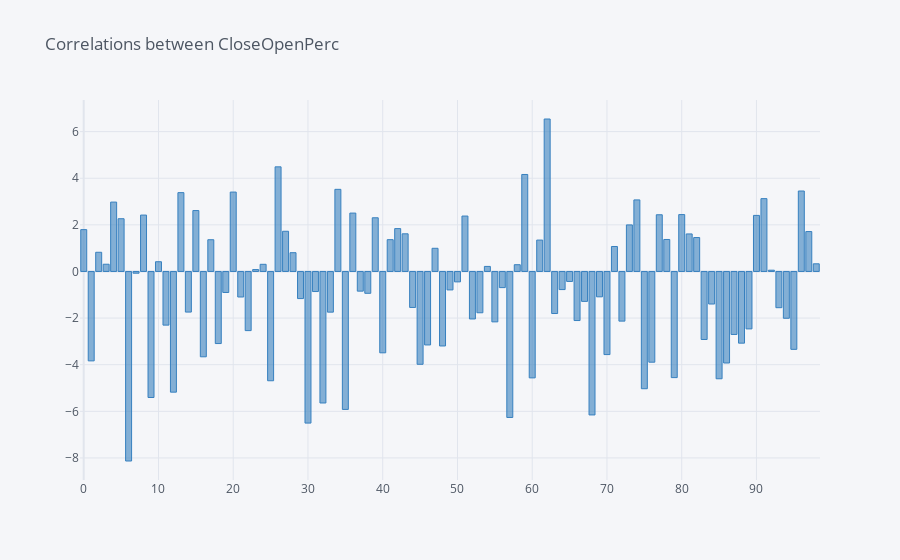

The code cell stored with this chart in its notebook:
### Code cell
numberofBackCorrelations = 100

correlationsValue = []

for i in range(1,numberofBackCorrelations):
    correlationsValue.append(instrument.CloseOpenPerc.corr(instrument.BodyRangePerc.shift(i)) * 100)
    #print(correlationsValue[i-1])

correlationsValue = pd.DataFrame(correlationsValue)
correlationsValue.iplot(kind='bar', color="blue", title="Correlations between CloseOpenPerc")

### Figure 1 — Plotly figure (JSON) as saved in the notebook; plotly's stock layout.template omitted (floating-point values rounded to 4 significant figures)
{"data": [{"marker": {"color": "rgba(55, 128, 191, 0.6)", "line": {"color": "rgba(55, 128, 191, 1.0)", "width": 1}}, "name": "0", "orientation": "v", "text": "", "type": "bar", "x": [0, 1, 2, 3, 4, 5, 6, 7, 8, 9, 10, 11, 12, 13, 14, 15, 16, 17, 18, 19, 20, 21, 22, 23, 24, 25, 26, 27, 28, 29, 30, 31, 32, 33, 34, 35, 36, 37, 38, 39, 40, 41, 42, 43, 44, 45, 46, 47, 48, 49, 50, 51, 52, 53, 54, 55, 56, 57, 58, 59, 60, 61, 62, 63, 64, 65, 66, 67, 68, 69, 70, 71, 72, 73, 74, 75, 76, 77, 78, 79, 80, 81, 82, 83, 84, 85, 86, 87, 88, 89, 90, 91, 92, 93, 94, 95, 96, 97, 98], "y": [1.795, -3.837, 0.8235, 0.3104, 2.976, 2.263, -8.132, -0.07501, 2.42, -5.407, 0.4175, -2.302, -5.179, 3.382, -1.742, 2.613, -3.661, 1.361, -3.093, -0.9011, 3.406, -1.096, -2.537, 0.08133, 0.3072, -4.689, 4.489, 1.725, 0.8054, -1.163, -6.505, -0.8615, -5.643, -1.746, 3.524, -5.918, 2.504, -0.8447, -0.937, 2.304, -3.49, 1.364, 1.839, 1.616, -1.544, -3.982, -3.153, 0.9943, -3.196, -0.7913, -0.447, 2.377, -2.038, -1.772, 0.2165, -2.162, -0.6933, -6.264, 0.2898, 4.161, -4.566, 1.347, 6.541, -1.805, -0.7774, -0.428, -2.106, -1.284, -6.156, -1.089, -3.566, 1.072, -2.13, 1.997, 3.07, -5.031, -3.893, 2.433, 1.373, -4.554, 2.44, 1.61, 1.456, -2.918, -1.397, -4.604, -3.928, -2.702, -3.076, -2.464, 2.405, 3.125, 0.05441, -1.554, -2.009, -3.341, 3.452, 1.712, 0.3289]}], "layout": {"legend": {"bgcolor": "#F5F6F9", "font": {"color": "#4D5663"}}, "paper_bgcolor": "#F5F6F9", "plot_bgcolor": "#F5F6F9", "title": {"font": {"color": "#4D5663"}, "text": "Correlations between CloseOpenPerc"}, "xaxis": {"gridcolor": "#E1E5ED", "showgrid": true, "tickfont": {"color": "#4D5663"}, "title": {"font": {"color": "#4D5663"}, "text": ""}, "zerolinecolor": "#E1E5ED"}, "yaxis": {"gridcolor": "#E1E5ED", "showgrid": true, "tickfont": {"color": "#4D5663"}, "title": {"font": {"color": "#4D5663"}, "text": ""}, "zerolinecolor": "#E1E5ED"}}}
